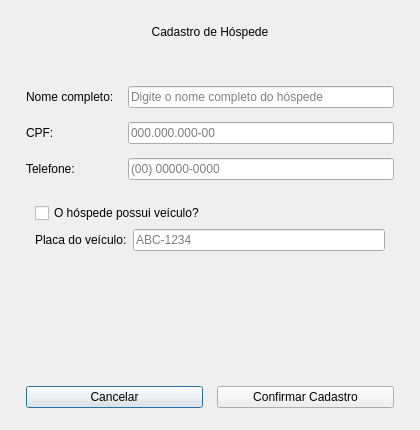
<?xml version="1.0" encoding="UTF-8"?>
<ui version="4.0">
 <class>JanelaCadastro</class>
 <widget class="QDialog" name="JanelaCadastro">
  <property name="geometry">
   <rect>
    <x>0</x>
    <y>0</y>
    <width>420</width>
    <height>430</height>
   </rect>
  </property>
  <property name="windowTitle">
   <string>Cadastro de Hóspede</string>
  </property>
  <property name="objectName">
   <string>JanelaCadastro</string>
  </property>
  <layout class="QVBoxLayout" name="cadastroRootLayout">
   <property name="spacing">
    <number>0</number>
   </property>
   <property name="leftMargin">
    <number>0</number>
   </property>
   <property name="topMargin">
    <number>0</number>
   </property>
   <property name="rightMargin">
    <number>0</number>
   </property>
   <property name="bottomMargin">
    <number>0</number>
   </property>

   <item>
    <widget class="QFrame" name="cadastroBannerFrame">
     <property name="minimumSize">
      <size>
       <width>0</width>
       <height>64</height>
      </size>
     </property>
     <property name="objectName">
      <string>cadastroBannerFrame</string>
     </property>
     <layout class="QVBoxLayout" name="cadastroBannerLayout">
      <item>
       <widget class="QLabel" name="cadastroTituloLabel">
        <property name="text">
         <string>Cadastro de Hóspede</string>
        </property>
        <property name="alignment">
         <set>Qt::AlignCenter</set>
        </property>
        <property name="objectName">
         <string>cadastroTituloLabel</string>
        </property>
       </widget>
      </item>
     </layout>
    </widget>
   </item>

   <item>
    <layout class="QVBoxLayout" name="cadastroFormOuterLayout">
     <property name="spacing">
      <number>14</number>
     </property>
     <property name="leftMargin">
      <number>26</number>
     </property>
     <property name="topMargin">
      <number>22</number>
     </property>
     <property name="rightMargin">
      <number>26</number>
     </property>
     <property name="bottomMargin">
      <number>22</number>
     </property>

     <item>
      <layout class="QFormLayout" name="cadastroFormLayout">
       <item row="0" column="0">
        <widget class="QLabel" name="nomeCompletoFieldLabel">
         <property name="text">
          <string>Nome completo:</string>
         </property>
        </widget>
       </item>
       <item row="0" column="1">
        <widget class="QLineEdit" name="nomeCompletoLineEdit">
         <property name="placeholderText">
          <string>Digite o nome completo do hóspede</string>
         </property>
         <property name="objectName">
          <string>nomeCompletoLineEdit</string>
         </property>
        </widget>
       </item>
       <item row="1" column="0">
        <widget class="QLabel" name="cpfFieldLabel">
         <property name="text">
          <string>CPF:</string>
         </property>
        </widget>
       </item>
       <item row="1" column="1">
        <widget class="QLineEdit" name="cpfLineEdit">
         <property name="placeholderText">
          <string>000.000.000-00</string>
         </property>
         <property name="objectName">
          <string>cpfLineEdit</string>
         </property>
        </widget>
       </item>
       <item row="2" column="0">
        <widget class="QLabel" name="telefoneFieldLabel">
         <property name="text">
          <string>Telefone:</string>
         </property>
        </widget>
       </item>
       <item row="2" column="1">
        <widget class="QLineEdit" name="telefoneLineEdit">
         <property name="placeholderText">
          <string>(00) 00000-0000</string>
         </property>
         <property name="objectName">
          <string>telefoneLineEdit</string>
         </property>
        </widget>
       </item>
      </layout>
     </item>

     <item>
      <widget class="QFrame" name="veiculoFrame">
       <property name="objectName">
        <string>veiculoFrame</string>
       </property>
       <layout class="QVBoxLayout" name="veiculoLayout">
        <item>
         <widget class="QCheckBox" name="possuiVeiculoCheckBox">
          <property name="text">
           <string>O hóspede possui veículo?</string>
          </property>
          <property name="objectName">
           <string>possuiVeiculoCheckBox</string>
          </property>
         </widget>
        </item>
        <item>
         <layout class="QFormLayout" name="placaFormLayout">
          <item row="0" column="0">
           <widget class="QLabel" name="placaFieldLabel">
            <property name="text">
             <string>Placa do veículo:</string>
            </property>
           </widget>
          </item>
          <item row="0" column="1">
           <widget class="QLineEdit" name="placaLineEdit">
            <property name="placeholderText">
             <string>ABC-1234</string>
            </property>
            <property name="objectName">
             <string>placaLineEdit</string>
            </property>
           </widget>
          </item>
         </layout>
        </item>
       </layout>
      </widget>
     </item>

     <item>
      <spacer name="cadastroSpacer">
       <property name="orientation">
        <enum>Qt::Vertical</enum>
       </property>
       <property name="sizeHint" stdset="0">
        <size>
         <width>20</width>
         <height>10</height>
        </size>
       </property>
      </spacer>
     </item>

     <item>
      <layout class="QHBoxLayout" name="cadastroBotoesLayout">
       <item>
        <widget class="QPushButton" name="cancelarButton">
         <property name="text">
          <string>Cancelar</string>
         </property>
         <property name="objectName">
          <string>cancelarButton</string>
         </property>
        </widget>
       </item>
       <item>
        <widget class="QPushButton" name="confirmarButton">
         <property name="text">
          <string>Confirmar Cadastro</string>
         </property>
         <property name="objectName">
          <string>confirmarButton</string>
         </property>
        </widget>
       </item>
      </layout>
     </item>

    </layout>
   </item>

  </layout>
 </widget>
 <resources/>
 <connections/>
</ui>
